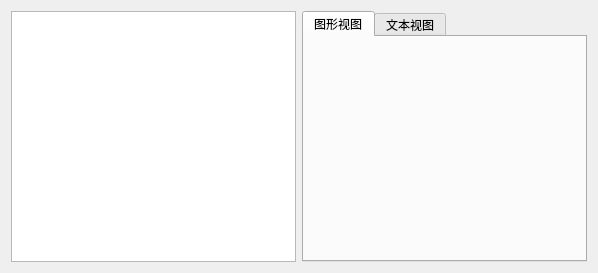
<?xml version="1.0" encoding="UTF-8"?>
<ui version="4.0">
 <class>VisualDefinateTool</class>
 <widget class="QWidget" name="VisualDefinateTool">
  <property name="geometry">
   <rect>
    <x>0</x>
    <y>0</y>
    <width>598</width>
    <height>273</height>
   </rect>
  </property>
  <property name="windowTitle">
   <string>Form</string>
  </property>
  <layout class="QHBoxLayout" name="horizontalLayout">
   <item>
    <widget class="QTreeView" name="treeView_DefinationParseTree">
     <property name="contextMenuPolicy">
      <enum>Qt::CustomContextMenu</enum>
     </property>
     <property name="editTriggers">
      <set>QAbstractItemView::NoEditTriggers</set>
     </property>
     <property name="alternatingRowColors">
      <bool>true</bool>
     </property>
    </widget>
   </item>
   <item>
    <widget class="QTabWidget" name="tabWidget">
     <property name="currentIndex">
      <number>0</number>
     </property>
     <widget class="QWidget" name="tab_VisualView">
      <attribute name="title">
       <string>图形视图</string>
      </attribute>
      <layout class="QVBoxLayout" name="verticalLayout">
       <item>
        <widget class="QStackedWidget" name="stackedWidget">
         <widget class="QWidget" name="page_EmptyPage"/>
         <widget class="StructuredDataTypeInformation" name="page_StructuredDataTypeInformation"/>
         <widget class="EnumeratedDataTypeInformation" name="page_EnumeratedDataTypeInformation"/>
         <widget class="PackageInformation" name="page_PackageInformation"/>
        </widget>
       </item>
      </layout>
     </widget>
     <widget class="QWidget" name="tab_TextView">
      <attribute name="title">
       <string>文本视图</string>
      </attribute>
      <layout class="QVBoxLayout" name="verticalLayout_2">
       <item>
        <widget class="QTextBrowser" name="textBrowser"/>
       </item>
      </layout>
     </widget>
    </widget>
   </item>
  </layout>
 </widget>
 <customwidgets>
  <customwidget>
   <class>StructuredDataTypeInformation</class>
   <extends>QWidget</extends>
   <header>StructuredDataTypeInformation.h</header>
   <container>1</container>
  </customwidget>
  <customwidget>
   <class>EnumeratedDataTypeInformation</class>
   <extends>QWidget</extends>
   <header>EnumeratedDataTypeInformation.h</header>
   <container>1</container>
  </customwidget>
  <customwidget>
   <class>PackageInformation</class>
   <extends>QWidget</extends>
   <header>PackageInformation.h</header>
   <container>1</container>
  </customwidget>
 </customwidgets>
 <resources/>
 <connections/>
</ui>
